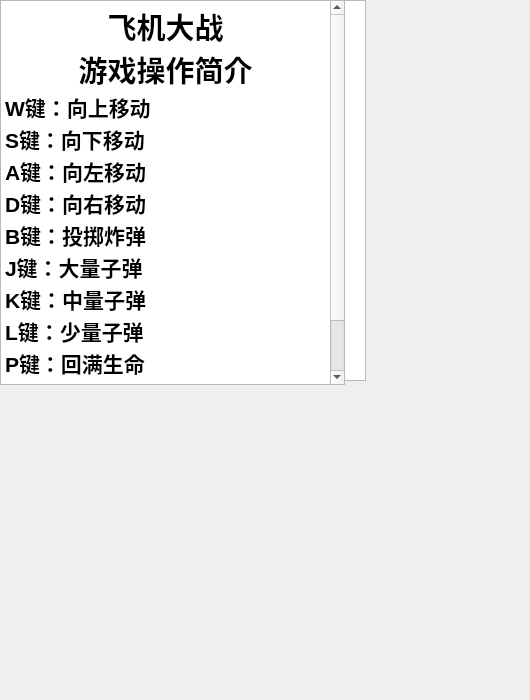
<?xml version="1.0" encoding="UTF-8"?>
<ui version="4.0">
 <class>Reference</class>
 <widget class="QWidget" name="Reference">
  <property name="geometry">
   <rect>
    <x>0</x>
    <y>0</y>
    <width>530</width>
    <height>700</height>
   </rect>
  </property>
  <property name="windowTitle">
   <string>Form</string>
  </property>
  <widget class="QTextEdit" name="textEdit">
   <property name="geometry">
    <rect>
     <x>0</x>
     <y>0</y>
     <width>345</width>
     <height>385</height>
    </rect>
   </property>
   <property name="html">
    <string>&lt;!DOCTYPE HTML PUBLIC &quot;-//W3C//DTD HTML 4.0//EN&quot; &quot;http://www.w3.org/TR/REC-html40/strict.dtd&quot;&gt;
&lt;html&gt;&lt;head&gt;&lt;meta name=&quot;qrichtext&quot; content=&quot;1&quot; /&gt;&lt;meta charset=&quot;utf-8&quot; /&gt;&lt;style type=&quot;text/css&quot;&gt;
p, li { white-space: pre-wrap; }
hr { height: 1px; border-width: 0; }
li.unchecked::marker { content: &quot;\2610&quot;; }
li.checked::marker { content: &quot;\2612&quot;; }
&lt;/style&gt;&lt;/head&gt;&lt;body style=&quot; font-family:'Microsoft YaHei UI'; font-size:9pt; font-weight:400; font-style:normal;&quot;&gt;
&lt;p align=&quot;center&quot; style=&quot; margin-top:0px; margin-bottom:0px; margin-left:0px; margin-right:0px; -qt-block-indent:0; text-indent:0px;&quot;&gt;&lt;span style=&quot; font-size:22pt; font-weight:700;&quot;&gt;飞机大战&lt;/span&gt;&lt;/p&gt;
&lt;p align=&quot;center&quot; style=&quot; margin-top:0px; margin-bottom:0px; margin-left:0px; margin-right:0px; -qt-block-indent:0; text-indent:0px;&quot;&gt;&lt;span style=&quot; font-size:22pt; font-weight:700;&quot;&gt;游戏操作简介&lt;/span&gt;&lt;/p&gt;
&lt;p style=&quot; margin-top:0px; margin-bottom:0px; margin-left:0px; margin-right:0px; -qt-block-indent:0; text-indent:0px;&quot;&gt;&lt;span style=&quot; font-size:16pt; font-weight:700;&quot;&gt;W键：向上移动&lt;/span&gt;&lt;/p&gt;
&lt;p style=&quot; margin-top:0px; margin-bottom:0px; margin-left:0px; margin-right:0px; -qt-block-indent:0; text-indent:0px;&quot;&gt;&lt;span style=&quot; font-size:16pt; font-weight:700;&quot;&gt;S键：向下移动&lt;/span&gt;&lt;/p&gt;
&lt;p style=&quot; margin-top:0px; margin-bottom:0px; margin-left:0px; margin-right:0px; -qt-block-indent:0; text-indent:0px;&quot;&gt;&lt;span style=&quot; font-size:16pt; font-weight:700;&quot;&gt;A键：向左移动&lt;/span&gt;&lt;/p&gt;
&lt;p style=&quot; margin-top:0px; margin-bottom:0px; margin-left:0px; margin-right:0px; -qt-block-indent:0; text-indent:0px;&quot;&gt;&lt;span style=&quot; font-size:16pt; font-weight:700;&quot;&gt;D键：向右移动&lt;/span&gt;&lt;/p&gt;
&lt;p style=&quot; margin-top:0px; margin-bottom:0px; margin-left:0px; margin-right:0px; -qt-block-indent:0; text-indent:0px;&quot;&gt;&lt;span style=&quot; font-size:16pt; font-weight:700;&quot;&gt;B键：投掷炸弹&lt;/span&gt;&lt;/p&gt;
&lt;p style=&quot; margin-top:0px; margin-bottom:0px; margin-left:0px; margin-right:0px; -qt-block-indent:0; text-indent:0px;&quot;&gt;&lt;span style=&quot; font-size:16pt; font-weight:700;&quot;&gt;J键：大量子弹&lt;/span&gt;&lt;/p&gt;
&lt;p style=&quot; margin-top:0px; margin-bottom:0px; margin-left:0px; margin-right:0px; -qt-block-indent:0; text-indent:0px;&quot;&gt;&lt;span style=&quot; font-size:16pt; font-weight:700;&quot;&gt;K键：中量子弹&lt;/span&gt;&lt;/p&gt;
&lt;p style=&quot; margin-top:0px; margin-bottom:0px; margin-left:0px; margin-right:0px; -qt-block-indent:0; text-indent:0px;&quot;&gt;&lt;span style=&quot; font-size:16pt; font-weight:700;&quot;&gt;L键：少量子弹&lt;/span&gt;&lt;/p&gt;
&lt;p style=&quot; margin-top:0px; margin-bottom:0px; margin-left:0px; margin-right:0px; -qt-block-indent:0; text-indent:0px;&quot;&gt;&lt;span style=&quot; font-size:16pt; font-weight:700;&quot;&gt;P键：回满生命&lt;/span&gt;&lt;/p&gt;
&lt;p style=&quot;-qt-paragraph-type:empty; margin-top:0px; margin-bottom:0px; margin-left:0px; margin-right:0px; -qt-block-indent:0; text-indent:0px; font-size:16pt; font-weight:700;&quot;&gt;&lt;br /&gt;&lt;/p&gt;
&lt;p style=&quot;-qt-paragraph-type:empty; margin-top:0px; margin-bottom:0px; margin-left:0px; margin-right:0px; -qt-block-indent:0; text-indent:0px; font-size:12pt; font-weight:700;&quot;&gt;&lt;br /&gt;&lt;/p&gt;
&lt;p style=&quot;-qt-paragraph-type:empty; margin-top:0px; margin-bottom:0px; margin-left:0px; margin-right:0px; -qt-block-indent:0; text-indent:0px; font-size:12pt; font-weight:700;&quot;&gt;&lt;br /&gt;&lt;/p&gt;&lt;/body&gt;&lt;/html&gt;</string>
   </property>
   <property name="overwriteMode">
    <bool>true</bool>
   </property>
  </widget>
  <widget class="QTextBrowser" name="textBrowser_2">
   <property name="geometry">
    <rect>
     <x>25</x>
     <y>0</y>
     <width>341</width>
     <height>381</height>
    </rect>
   </property>
   <property name="html">
    <string>&lt;!DOCTYPE HTML PUBLIC &quot;-//W3C//DTD HTML 4.0//EN&quot; &quot;http://www.w3.org/TR/REC-html40/strict.dtd&quot;&gt;
&lt;html&gt;&lt;head&gt;&lt;meta name=&quot;qrichtext&quot; content=&quot;1&quot; /&gt;&lt;meta charset=&quot;utf-8&quot; /&gt;&lt;style type=&quot;text/css&quot;&gt;
p, li { white-space: pre-wrap; }
hr { height: 1px; border-width: 0; }
li.unchecked::marker { content: &quot;\2610&quot;; }
li.checked::marker { content: &quot;\2612&quot;; }
&lt;/style&gt;&lt;/head&gt;&lt;body style=&quot; font-family:'Microsoft YaHei UI'; font-size:9pt; font-weight:400; font-style:normal;&quot;&gt;
&lt;p style=&quot; margin-top:0px; margin-bottom:0px; margin-left:0px; margin-right:0px; -qt-block-indent:0; text-indent:0px;&quot;&gt;&lt;img src=&quot;:/resource/images/background.png&quot; /&gt;&lt;/p&gt;&lt;/body&gt;&lt;/html&gt;</string>
   </property>
  </widget>
  <zorder>textBrowser_2</zorder>
  <zorder>textEdit</zorder>
 </widget>
 <resources/>
 <connections/>
</ui>
